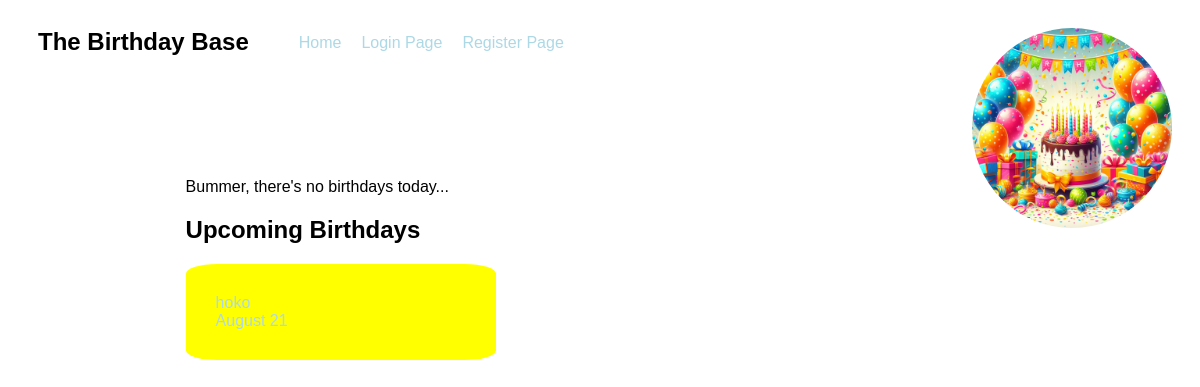
Before: / with the older database file.
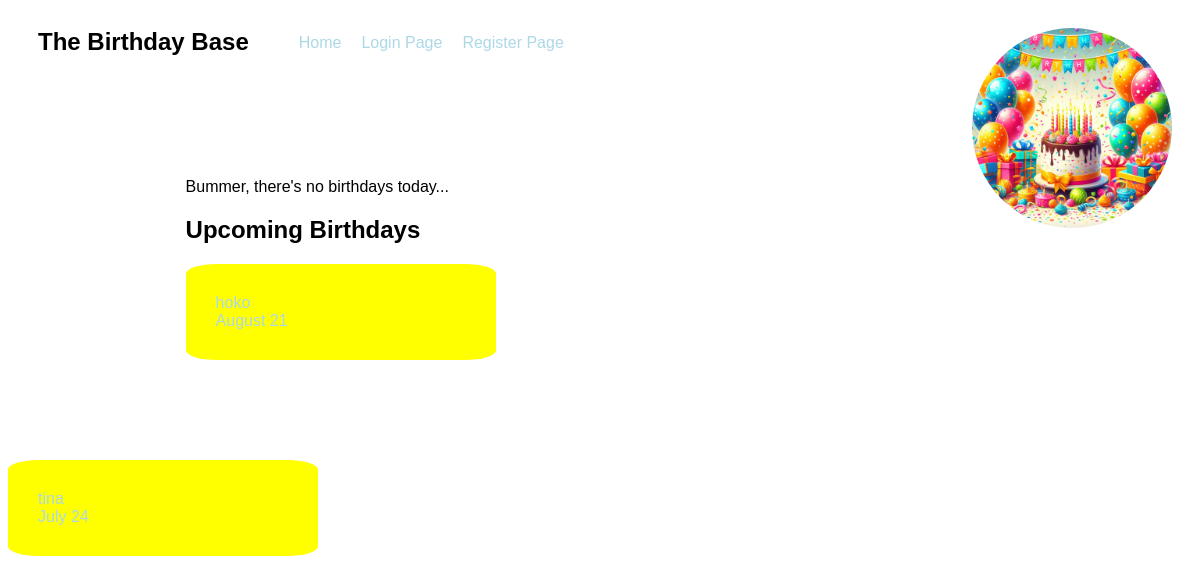
After: the same page with the newer database file.
### app.py (models this page shows, shortened)
class User(db.Model, UserMixin):
    id = db.Column(db.Integer, primary_key=True)
    username = db.Column(db.String(20), nullable=False, unique=True)
    password = db.Column(db.String(80), nullable=False)
    first_name = db.Column(db.String(20), nullable=False)
    last_name = db.Column(db.String(80), nullable=True)
    birthday = db.Column(db.Date, nullable=False)
    profile_pic = db.Column(db.String(), default="default.jpg")
    followed = db.relationship(
        "Follow",
        foreign_keys=[Follow.follower_id],
        backref=db.backref("follower", lazy="joined"),
        lazy="dynamic",
        cascade="all, delete-orphan",
    )
    followers = db.relationship(
        "Follow",
        foreign_keys=[Follow.followed_id],
        backref=db.backref("followed", lazy="joined"),
        lazy="dynamic",
        cascade="all, delete-orphan",
    )
    postsender = db.relationship(
        "Post",
        backref=backref("postsender", uselist=False),
        foreign_keys=[Post.sender],
        lazy=True,
    )

### app.py (the view)
@app.route("/")
def home():
    todaybday = User.query.filter_by(birthday=date.today()).all()
    today = datetime.today()
    three_months_later = today + relativedelta(months=3)
    print('three_months_later ' + str(three_months_later))
    print('func.extract(\'month\', User.birthday) ' + str(func.extract('month', User.birthday)))
    print('today.month ' + str(today.month))
    print('three_months_later.month ' + str(three_months_later.month))
    upcoming = User.query.filter(
    and_(
        (func.extract('month', User.birthday) >= today.month),
        (func.extract('day', User.birthday) >= today.day),
        )
    )
    return render_template("home.html", today=todaybday, upcoming=upcoming)

### templates/home.html
{% extends 'base.html' %} {% block content %}
<section>
  {% if today|length >= 1 %}
  <h1>It's someone's birthday today!</h1>
  {% for t in today %}
  <p>People with birthdays today...</p>
  {{t.username}} {% endfor %} {% else %}
  <p>Bummer, there's no birthdays today...</p>
  {% endif %}
  <h2>Upcoming Birthdays</h2>
  {% for u in upcoming %}
  <div class="upcoming">
    <a href="{{ url_for('profile', username=u.username) }}">
      {{ u.username }}<br />
      {{ u.birthday.strftime('%B %d') }}
    </a>
  </div>
</section>
{% endfor %} {% endblock %}

### templates/base.html (shortened to what this page needs)
<!DOCTYPE html>
<html lang="en">
  <head>
    <link
      rel="stylesheet"
      href="{{ url_for('static', filename='css/all.css') }}"
    />
  </head>
  <body>
    <nav>
      <h1>The Birthday Base</h1>
      <ul>
        <li><a href="{{ url_for('home')}}">Home</a></li>
        {% if current_user.is_authenticated %}
        <li><a href="{{url_for('logout')}}">Logout</a></li>
        {% else %}
        <li><a href="{{ url_for('login') }}">Login Page</a></li>
        <li><a href="{{ url_for('register') }}">Register Page</a></li>
        {% endif %}
      </ul>
      <img class="logo" src="{{ url_for('static', filename='images/bday.jpg') }}">
    </nav>
    {% block content %} {% endblock %}
  </body>
</html>

### static/css/all.css (style rules this page uses)
html { font-family: Impact, Haettenschweiler, 'Arial Narrow Bold', sans-serif; margin: 0; }
ul { list-style-type: none; display: inline-flex; }
nav a { display: inline-flex; padding: 10px; }
.logo { border-radius: 50%; width: 200px; height: 200px; object-fit: cover; position: absolute; right: 0px; margin: 20px; }
a:link { text-decoration: none; color: lightblue; }
nav { display: inline-flex; position: relative; width: 100%; }
nav h1 { padding-left: 30px; }
.upcoming { background-color: yellow; padding: 30px; border-radius: 10%; width: 250px; }
section { margin-left: 15%; margin-top: 100px; margin-bottom: 100px; }

Changed rows visible on the page:
added User: username "tina", birthday "July 24"
